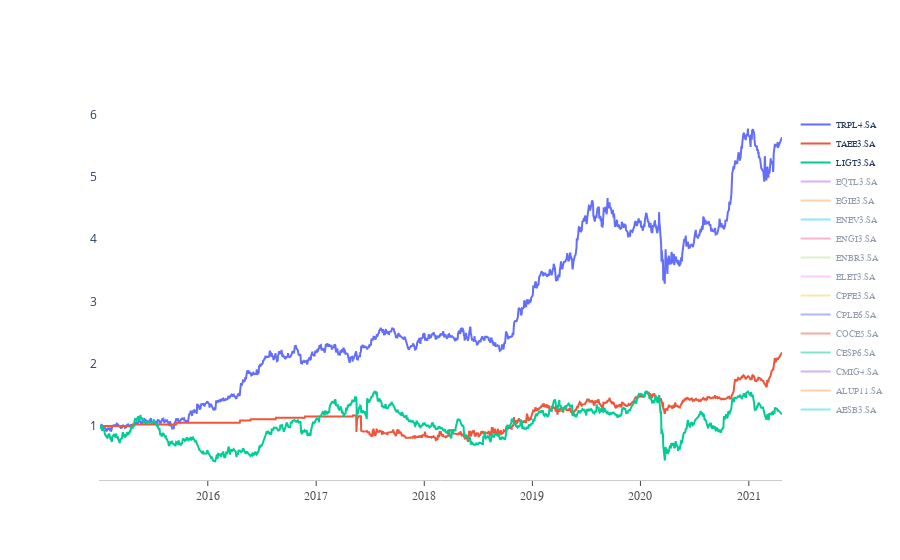

The notebook cell saved with this chart:
### Code cell
graf_plotly(df)

### Figure 1 — Plotly figure (JSON) as saved in the notebook; plotly's stock layout.template omitted (floating-point values rounded to 4 significant figures; data arrays with more than 128 entries replaced by an {"elided": "..."} marker saying what was removed)
{"data": [{"mode": "lines", "name": "TRPL4.SA", "type": "scatter", "visible": true, "x": {"elided": "1554 str values"}, "y": {"elided": "1554 float values"}}, {"mode": "lines", "name": "TAEE3.SA", "type": "scatter", "visible": true, "x": {"elided": "1554 str values"}, "y": {"elided": "1554 float values"}}, {"mode": "lines", "name": "LIGT3.SA", "type": "scatter", "visible": true, "x": {"elided": "1554 str values"}, "y": {"elided": "1554 float values"}}, {"mode": "lines", "name": "EQTL3.SA", "type": "scatter", "visible": "legendonly", "x": {"elided": "1554 str values"}, "y": {"elided": "1554 float values"}}, {"mode": "lines", "name": "EGIE3.SA", "type": "scatter", "visible": "legendonly", "x": {"elided": "1554 str values"}, "y": {"elided": "1554 float values"}}, {"mode": "lines", "name": "ENEV3.SA", "type": "scatter", "visible": "legendonly", "x": {"elided": "1554 str values"}, "y": {"elided": "1554 float values"}}, {"mode": "lines", "name": "ENGI3.SA", "type": "scatter", "visible": "legendonly", "x": {"elided": "1554 str values"}, "y": {"elided": "1554 float values"}}, {"mode": "lines", "name": "ENBR3.SA", "type": "scatter", "visible": "legendonly", "x": {"elided": "1554 str values"}, "y": {"elided": "1554 float values"}}, {"mode": "lines", "name": "ELET3.SA", "type": "scatter", "visible": "legendonly", "x": {"elided": "1554 str values"}, "y": {"elided": "1554 float values"}}, {"mode": "lines", "name": "CPFE3.SA", "type": "scatter", "visible": "legendonly", "x": {"elided": "1554 str values"}, "y": {"elided": "1554 float values"}}, {"mode": "lines", "name": "CPLE6.SA", "type": "scatter", "visible": "legendonly", "x": {"elided": "1554 str values"}, "y": {"elided": "1554 float values"}}, {"mode": "lines", "name": "COCE5.SA", "type": "scatter", "visible": "legendonly", "x": {"elided": "1554 str values"}, "y": {"elided": "1554 float values"}}, {"mode": "lines", "name": "CESP6.SA", "type": "scatter", "visible": "legendonly", "x": {"elided": "1554 str values"}, "y": {"elided": "1554 float values"}}, {"mode": "lines", "name": "CMIG4.SA", "type": "scatter", "visible": "legendonly", "x": {"elided": "1554 str values"}, "y": {"elided": "1554 float values"}}, {"mode": "lines", "name": "ALUP11.SA", "type": "scatter", "visible": "legendonly", "x": {"elided": "1554 str values"}, "y": {"elided": "1554 float values"}}, {"mode": "lines", "name": "AESB3.SA", "type": "scatter", "visible": "legendonly", "x": {"elided": "1554 str values"}, "y": {"elided": "1554 null values"}}], "layout": {"autosize": true, "legend": {"font": {"family": "Arial", "size": 9}}, "margin": {"autoexpand": true, "l": 100, "r": 20, "t": 110}, "plot_bgcolor": "white", "showlegend": true, "title": {"text": ""}, "xaxis": {"linecolor": "rgb(204, 204, 204)", "linewidth": 1, "showgrid": false, "showline": true, "showticklabels": true, "tickfont": {"color": "rgb(82, 82, 82)", "family": "Arial", "size": 12}, "ticks": "outside"}, "yaxis": {"showgrid": false, "showline": true, "showticklabels": true, "title": {"text": ""}, "zeroline": true}}}
